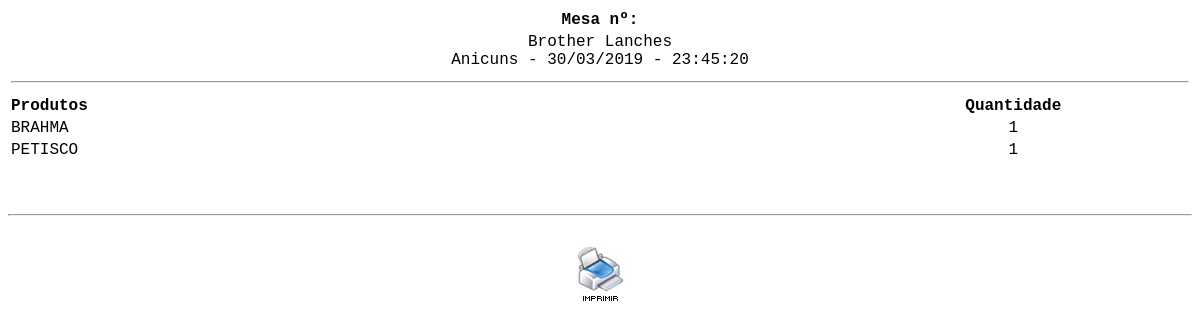
Page /cozinha.php on the earlier database version.
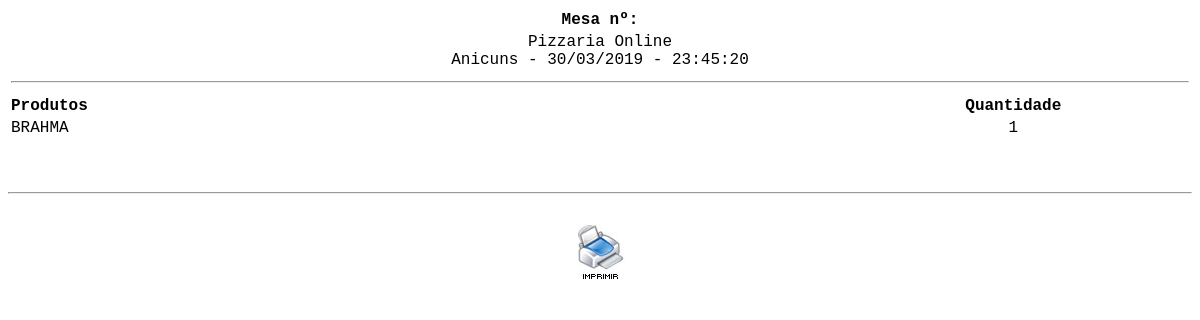
Same page on the later database version.
### tables this page shows
CREATE TABLE `config` (
  `id_conf` int(30) NOT NULL,
  `empresa` varchar(200) NOT NULL,
  `telefone` varchar(30) NOT NULL,
  `pgarcon` int(10) NOT NULL,
  `ativo` int(2) NOT NULL
);

### cozinha.php (the view, shortened to what this page needs)
<?php
$sql = mysql_query("SELECT * FROM config");
$ver = mysql_fetch_array($sql);
?>
<!DOCTYPE html PUBLIC "-//W3C//DTD XHTML 1.0 Transitional//EN" "http://www.w3.org/TR/xhtml1/DTD/xhtml1-transitional.dtd">
<html xmlns="http://www.w3.org/1999/xhtml">
<head>
</head>
<body>
<table width="100%" border="0" class="inputs">
  <tr>
  <?php
 $mesa = $_GET['id_mesa'];
  ?>
  <td align="center"><strong><span class="titulo">Mesa nº: <?php echo $mesa ?></span></strong></td>
  </tr>
  <tr>
    <td align="center"><?php echo $ver['empresa']?> <br/> Anicuns - <?php echo date("d/m/Y - H:i:s"); ?></td>
  </tr>
    <tr>
    <td><hr/></td>
    </tr>
</table>
<table width="100%">
    <tr>
	  <td width="70%"><strong>Produtos</strong></td>
	  <td width="30%" align="center"><strong>Quantidade</strong></td>
  </tr>
	<?php
	$mostra = mysql_query("SELECT produto, SUM(qtd) AS quantidade FROM cozinha GROUP BY produto ")or die(mysql_error());
	while($ver = mysql_fetch_array($mostra)){
		$qtd = $ver['quantidade'];
	?>
  <tr class="fontcomanda">
    <td align="left" bgcolor="#FFFFFF" class="btn"><?php echo $ver['produto']; ?> </td>
    <td align="center" bgcolor="#FFFFFF" class="btn"><?php echo $qtd; ?></td>
  </tr>
  <?php } ?>
	<tr class="fontcomanda">
	  <td colspan="2" align="left" class="btn">&nbsp;</td>
  </tr>
	<tr class="fontcomanda">
	  <td colspan="2" align="center" class="btn"></td>
  </tr>
</table>
 <br/>
<hr />
<br/>
<table width="100%">
	<tr class="fontcomanda">
	  <td width="100%" colspan="3" align="center" class="btn"><a href="?deleta=deleta" onClick="window.print();"><img src="imagens/icon_imprime.jpg" width="60" height="60" border="0" /></a></td>
  </tr>
    </table>
</body>
</html>

Differences in the rows shown:
changed config: empresa "Brother Lanches" → "Pizzaria Online"
Other differences:
list line gone: "PETISCO 1"
